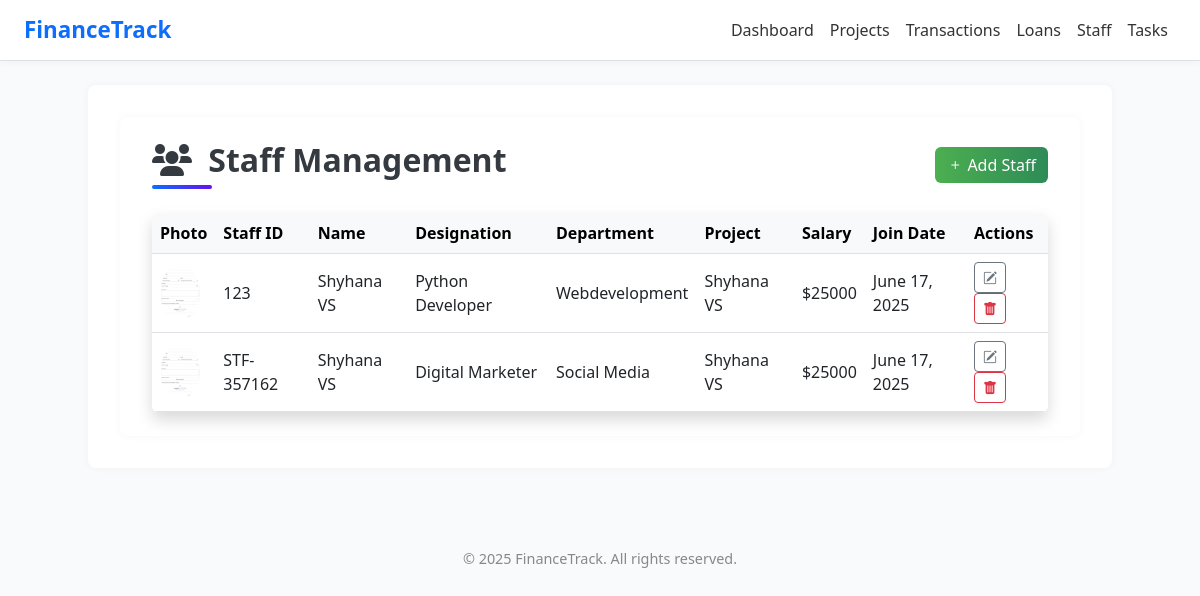
Page /staff/ on the committed database.
### app1/models.py (models this page shows, shortened)
class Staff(models.Model):
    staff_id = models.CharField(max_length=20, unique=True)
    name = models.CharField(max_length=100)
    photo = models.ImageField(upload_to='staff_photos/', blank=True, null=True)
    designation = models.CharField(max_length=100)
    department = models.CharField(max_length=100)
    project = models.ForeignKey(Project, on_delete=models.SET_NULL, null=True, blank=True)
    salary = models.DecimalField(max_digits=10, decimal_places=2)
    date_of_join = models.DateField()

class Project(models.Model):
    code = models.CharField(max_length=20)
    name = models.CharField(max_length=100)
    location = models.CharField(max_length=100)
    total_budget = models.DecimalField(max_digits=12, decimal_places=2)
    start_date = models.DateField()
    end_date = models.DateField()
    notes = models.TextField(blank=True, null=True)
    def __str__(self):
        return self.name

### app1/views.py (the view, shortened to what this page needs)
# urls.py: path('staff/', views.staff_list, name='staff_list'),
def staff_list(request):
    staff_list = Staff.objects.all()
    project_list = Project.objects.all()
    form = StaffForm()
    return render(request, 'staff_list.html', {
        'staff_list': staff_list,
        'project_list': project_list,
        'form': form,
    })

### templates/staff_list.html (shortened to what this page needs)
{% extends 'base.html' %}
{% load static %}
{% block content %}
<div class="container py-4">
  <div class="d-flex justify-content-between align-items-center mb-4">
    <h2 class="page-title mb-3 mb-md-0">
  <i class="fas fa-users me-2"></i> Staff Management
</h2>
    <button class="btn btn-primary" data-bs-toggle="modal" data-bs-target="#addStaffModal">
      <i class="bi bi-plus"></i> Add Staff
    </button>
  </div>
  <div class="table-responsive shadow rounded bg-white">
    <table class="table table-hover align-middle mb-0">
      <thead class="table-light">
        <tr>
          <th>Photo</th><th>Staff ID</th><th>Name</th><th>Designation</th>
          <th>Department</th><th>Project</th><th>Salary</th><th>Join Date</th><th>Actions</th>
        </tr>
      </thead>
      <tbody>
        {% for staff in staff_list %}
        <tr>
          <td>{% if staff.photo %}<img src="{{ staff.photo.url }}" width="40" height="40" class="rounded-circle">{% else %}-{% endif %}</td>
          <td>{{ staff.staff_id }}</td>
          <td>{{ staff.name }}</td>
          <td>{{ staff.designation }}</td>
          <td>{{ staff.department }}</td>
          <td>{% if staff.project %}{{ staff.project.name }}{% else %}<span class="text-muted">N/A</span>{% endif %}</td>
          <td>${{ staff.salary|floatformat:0 }}</td>
          <td>{{ staff.date_of_join }}</td>
          <td>
            <button class="btn btn-sm btn-outline-secondary" data-bs-toggle="modal" data-bs-target="#editStaffModal{{ staff.id }}">
              <i class="bi bi-pencil-square"></i>
            </button>
            <a href="{% url 'delete_staff' staff.id %}" class="btn btn-sm btn-outline-danger" onclick="return confirm('Delete this staff member?');"><i class="bi bi-trash-fill"></i></a>
          </td>
        </tr>
        {% endfor %}
      </tbody>
    </table>
  </div>
</div>
{% endblock %}

### templates/base.html (style rules this page uses)
body { background-color: #f9fafb; font-family: 'Segoe UI', sans-serif; }
.container { background: white; padding: 2rem; border-radius: 0.5rem; box-shadow: 0 0 8px rgba(0,0,0,0.04); }
.btn-primary { background-color: #0d6efd; border: none; }

### templates/staff_list.html (style rules this page uses)
.page-title { font-weight: 600; font-size: 2rem; color: #343a40; position: relative; padding-bottom: 10px; }
.page-title::after { content: ''; position: absolute; left: 0; bottom: 0; width: 60px; height: 4px; background: linear-gradient(90deg, #0d6efd, #6610f2); border-radius: 2px; }
.table th, .table td { vertical-align: middle; }
.btn-primary { background: linear-gradient(to right, #4CAF50, #2E8B57); border: none; }

### rows in the picture
Staff: photo (picture), staff_id "123", name "Shyhana VS", designation "Python Developer", department "Webdevelopment", project.name "Shyhana VS", salary "25000", date_of_join "June 17, 2025"
Staff: photo (picture), staff_id "STF-357162", name "Shyhana VS", designation "Digital Marketer", department "Social Media", project.name "Shyhana VS", salary "25000", date_of_join "June 17, 2025"

### other values in the picture
{{ year|default:"2025" }} "2025"
